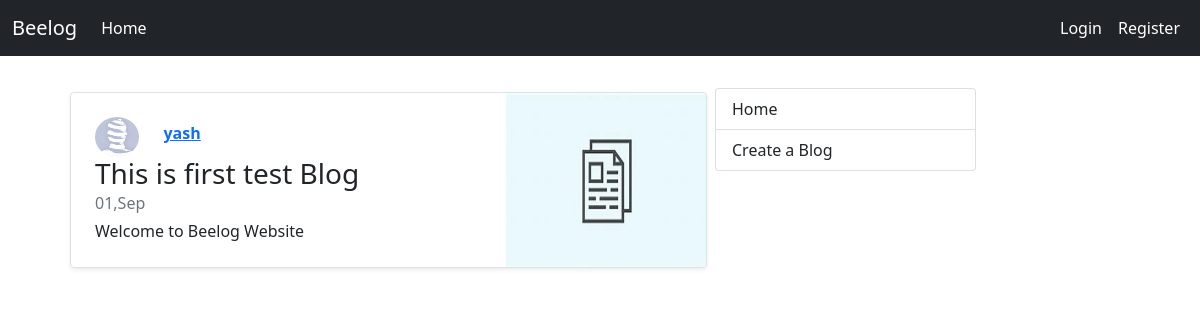
/home/, run on the app's committed database.
### blog/models.py (models this page shows, shortened)
class Article(models.Model):
    title=models.CharField(max_length=50)
    description=models.TextField()
    date_posted=models.DateTimeField(default=timezone.now)
    article_image=models.ImageField(default='articleDefault.jpg',upload_to="article_image")
    author=models.ForeignKey(User,on_delete=models.CASCADE)

### users/models.py (models this page shows, shortened)
class Profile(models.Model):
    user=models.OneToOneField(User,on_delete=models.CASCADE)
    image=models.ImageField(default='default.jpg',upload_to="profile_pics")

### blog/views.py (the view)
# urls.py: path('home/', Home_view.as_view(),name="home-view"),
class Home_view(ListView):
    model=Article
    template_name='home.html'
    ordering=['-date_posted']

### blog/templates/home.html (shortened to what this page needs)
{% extends 'base.html' %} {% block content %}
{% for obj in object_list %}
<div class="row">
   <div
      class="
      row
      g-0
      border
      rounded
      overflow-hidden
      flex-md-row
      my-1
      ms-3
      shadow-sm
      position-relative
      "
      >
         <div class="col p-4 d-flex flex-column position-static">
         <a href="{% url 'detail-view' obj.id %}" class="link-tag" style="position: absolute; top: 0; right: 0; bottom: 0; left: 0; width: 100%; height: 100%;z-index:1"></a>
         <div class="row">
            <img class="bd-placeholder-img rounded-circle col-2" width="40" height="40" src="{{obj.author.profile.image.url}}" aria-label="Placeholder: 140x140" preserveAspectRatio="xMidYMid slice" focusable="false"/>
            <strong class="d-inline-block mt-1 text-primary col-8" style="z-index:3">
            <a href="{% url 'user-detail-view' obj.author.id %}" >{{obj.author.username}}</a></strong>
      </div>
      <h3 class="mb-0">{{obj.title}}</h3>
      <div class="mb-1 text-muted">{{obj.date_posted|date:'d,M'}}</div>
      <p class="card-text mb-auto">{{obj.description}}</p>
      </div>
      <div class="col-auto d-none d-lg-block">
         <img src="{{obj.article_image.url}}" width="200px" height="100%"/>
      </div>
   </div>
</div>
{% endfor %}
{% endblock content %}
{% block sidebar %}
<a href="/home" class="list-group-item list-group-item-action">Home</a>
<a href="{% url 'create-view' %}" class="list-group-item list-group-item-action">Create a Blog</a>
{% endblock sidebar %}

### data on the page
Article: author.profile.image (placeholder picture), author.username "yash", title "This is first test Blog", date_posted "01,Sep", description "Welcome to Beelog Website", article_image (placeholder picture)
